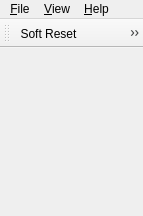
<?xml version="1.0" encoding="UTF-8"?>
<ui version="4.0">
 <class>MainWindow</class>
 <widget class="QMainWindow" name="MainWindow">
  <property name="geometry">
   <rect>
    <x>0</x>
    <y>0</y>
    <width>143</width>
    <height>216</height>
   </rect>
  </property>
  <property name="windowTitle">
   <string>Breadboard 8-Bit CPU Emulator</string>
  </property>
  <widget class="QWidget" name="centralwidget">
   <layout class="QHBoxLayout" name="horizontalLayout">
    <item>
     <layout class="QVBoxLayout" name="verticalLayout">
      <item>
       <widget class="WidgetClock" name="_widgetClock" native="true">
        <property name="sizePolicy">
         <sizepolicy hsizetype="MinimumExpanding" vsizetype="Preferred">
          <horstretch>0</horstretch>
          <verstretch>0</verstretch>
         </sizepolicy>
        </property>
       </widget>
      </item>
      <item>
       <widget class="WidgetMar" name="_widgetMar" native="true">
        <property name="sizePolicy">
         <sizepolicy hsizetype="MinimumExpanding" vsizetype="Preferred">
          <horstretch>0</horstretch>
          <verstretch>0</verstretch>
         </sizepolicy>
        </property>
       </widget>
      </item>
      <item>
       <widget class="WidgetRam" name="_widgetRam" native="true">
        <property name="sizePolicy">
         <sizepolicy hsizetype="MinimumExpanding" vsizetype="Preferred">
          <horstretch>0</horstretch>
          <verstretch>0</verstretch>
         </sizepolicy>
        </property>
       </widget>
      </item>
      <item>
       <widget class="WidgetIr" name="_widgetIr" native="true">
        <property name="sizePolicy">
         <sizepolicy hsizetype="MinimumExpanding" vsizetype="Preferred">
          <horstretch>0</horstretch>
          <verstretch>0</verstretch>
         </sizepolicy>
        </property>
       </widget>
      </item>
      <item>
       <widget class="WidgetSeq" name="_widgetSeq" native="true">
        <property name="sizePolicy">
         <sizepolicy hsizetype="MinimumExpanding" vsizetype="Preferred">
          <horstretch>0</horstretch>
          <verstretch>0</verstretch>
         </sizepolicy>
        </property>
       </widget>
      </item>
      <item>
       <spacer name="verticalSpacer">
        <property name="orientation">
         <enum>Qt::Vertical</enum>
        </property>
        <property name="sizeHint" stdset="0">
         <size>
          <width>20</width>
          <height>40</height>
         </size>
        </property>
       </spacer>
      </item>
     </layout>
    </item>
    <item>
     <widget class="WidgetBus" name="_widgetBus" native="true">
      <property name="sizePolicy">
       <sizepolicy hsizetype="Fixed" vsizetype="Preferred">
        <horstretch>0</horstretch>
        <verstretch>0</verstretch>
       </sizepolicy>
      </property>
     </widget>
    </item>
    <item>
     <layout class="QVBoxLayout" name="verticalLayout_2">
      <item>
       <widget class="WidgetPc" name="_widgetPc" native="true">
        <property name="sizePolicy">
         <sizepolicy hsizetype="MinimumExpanding" vsizetype="Preferred">
          <horstretch>0</horstretch>
          <verstretch>0</verstretch>
         </sizepolicy>
        </property>
       </widget>
      </item>
      <item>
       <widget class="WidgetReg" name="_widgetRegA" native="true">
        <property name="sizePolicy">
         <sizepolicy hsizetype="MinimumExpanding" vsizetype="Preferred">
          <horstretch>0</horstretch>
          <verstretch>0</verstretch>
         </sizepolicy>
        </property>
       </widget>
      </item>
      <item>
       <widget class="WidgetReg" name="_widgetAlu" native="true">
        <property name="sizePolicy">
         <sizepolicy hsizetype="MinimumExpanding" vsizetype="Preferred">
          <horstretch>0</horstretch>
          <verstretch>0</verstretch>
         </sizepolicy>
        </property>
       </widget>
      </item>
      <item>
       <widget class="WidgetReg" name="_widgetRegB" native="true">
        <property name="sizePolicy">
         <sizepolicy hsizetype="MinimumExpanding" vsizetype="Preferred">
          <horstretch>0</horstretch>
          <verstretch>0</verstretch>
         </sizepolicy>
        </property>
       </widget>
      </item>
      <item>
       <widget class="WidgetOut" name="_widgetOut" native="true">
        <property name="sizePolicy">
         <sizepolicy hsizetype="MinimumExpanding" vsizetype="Preferred">
          <horstretch>0</horstretch>
          <verstretch>0</verstretch>
         </sizepolicy>
        </property>
       </widget>
      </item>
      <item>
       <widget class="WidgetFlags" name="_widgetFlags" native="true">
        <property name="sizePolicy">
         <sizepolicy hsizetype="MinimumExpanding" vsizetype="Preferred">
          <horstretch>0</horstretch>
          <verstretch>0</verstretch>
         </sizepolicy>
        </property>
       </widget>
      </item>
      <item>
       <spacer name="verticalSpacer_2">
        <property name="orientation">
         <enum>Qt::Vertical</enum>
        </property>
        <property name="sizeHint" stdset="0">
         <size>
          <width>20</width>
          <height>40</height>
         </size>
        </property>
       </spacer>
      </item>
     </layout>
    </item>
   </layout>
  </widget>
  <widget class="QMenuBar" name="_menubar">
   <property name="geometry">
    <rect>
     <x>0</x>
     <y>0</y>
     <width>143</width>
     <height>21</height>
    </rect>
   </property>
   <widget class="QMenu" name="menu_File">
    <property name="title">
     <string>&amp;File</string>
    </property>
    <addaction name="actionOpen"/>
    <addaction name="actionSave"/>
    <addaction name="separator"/>
    <addaction name="separator"/>
    <addaction name="actionExit"/>
   </widget>
   <widget class="QMenu" name="menuHelp">
    <property name="title">
     <string>&amp;Help</string>
    </property>
    <addaction name="actionAbout"/>
   </widget>
   <widget class="QMenu" name="menuView">
    <property name="title">
     <string>&amp;View</string>
    </property>
    <addaction name="actionMemory"/>
   </widget>
   <addaction name="menu_File"/>
   <addaction name="menuView"/>
   <addaction name="menuHelp"/>
  </widget>
  <widget class="QToolBar" name="toolBar">
   <property name="windowTitle">
    <string>toolBar</string>
   </property>
   <property name="floatable">
    <bool>false</bool>
   </property>
   <attribute name="toolBarArea">
    <enum>TopToolBarArea</enum>
   </attribute>
   <attribute name="toolBarBreak">
    <bool>false</bool>
   </attribute>
   <addaction name="actionResetSoft"/>
   <addaction name="actionResetHard"/>
  </widget>
  <action name="actionOpen">
   <property name="text">
    <string>&amp;Open...</string>
   </property>
   <property name="toolTip">
    <string>Open a file to run</string>
   </property>
   <property name="shortcut">
    <string>Ctrl+O</string>
   </property>
  </action>
  <action name="actionExit">
   <property name="text">
    <string>E&amp;xit</string>
   </property>
   <property name="toolTip">
    <string>Exit application</string>
   </property>
  </action>
  <action name="actionAbout">
   <property name="text">
    <string>&amp;About...</string>
   </property>
  </action>
  <action name="actionMemory">
   <property name="checkable">
    <bool>true</bool>
   </property>
   <property name="text">
    <string>RA&amp;M</string>
   </property>
   <property name="shortcut">
    <string>Ctrl+M</string>
   </property>
  </action>
  <action name="actionResetSoft">
   <property name="text">
    <string>Soft Reset</string>
   </property>
   <property name="toolTip">
    <string>Reset all but RAM</string>
   </property>
  </action>
  <action name="actionResetHard">
   <property name="text">
    <string>Hard Reset</string>
   </property>
   <property name="toolTip">
    <string>Reset all</string>
   </property>
  </action>
  <action name="actionSave">
   <property name="text">
    <string>&amp;Save as...</string>
   </property>
   <property name="toolTip">
    <string>Save memory to a file</string>
   </property>
   <property name="shortcut">
    <string>Ctrl+S</string>
   </property>
  </action>
 </widget>
 <customwidgets>
  <customwidget>
   <class>WidgetClock</class>
   <extends>QWidget</extends>
   <header>widgetclock.h</header>
   <container>1</container>
  </customwidget>
  <customwidget>
   <class>WidgetIr</class>
   <extends>QWidget</extends>
   <header>widgetir.h</header>
   <container>1</container>
  </customwidget>
  <customwidget>
   <class>WidgetMar</class>
   <extends>QWidget</extends>
   <header>widgetmar.h</header>
   <container>1</container>
  </customwidget>
  <customwidget>
   <class>WidgetPc</class>
   <extends>QWidget</extends>
   <header>widgetpc.h</header>
   <container>1</container>
  </customwidget>
  <customwidget>
   <class>WidgetBus</class>
   <extends>QWidget</extends>
   <header>widgetbus.h</header>
   <container>1</container>
  </customwidget>
  <customwidget>
   <class>WidgetReg</class>
   <extends>QWidget</extends>
   <header>widgetreg.h</header>
   <container>1</container>
  </customwidget>
  <customwidget>
   <class>WidgetFlags</class>
   <extends>QWidget</extends>
   <header>widgetflags.h</header>
   <container>1</container>
  </customwidget>
  <customwidget>
   <class>WidgetOut</class>
   <extends>QWidget</extends>
   <header>widgetout.h</header>
   <container>1</container>
  </customwidget>
  <customwidget>
   <class>WidgetSeq</class>
   <extends>QWidget</extends>
   <header>widgetseq.h</header>
   <container>1</container>
  </customwidget>
  <customwidget>
   <class>WidgetRam</class>
   <extends>QWidget</extends>
   <header location="global">widgetram.h</header>
   <container>1</container>
  </customwidget>
 </customwidgets>
 <resources/>
 <connections/>
</ui>
